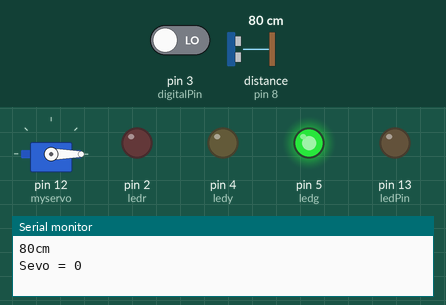
Simulated run of this sketch. Board: Arduino Uno, built with avr-gcc and run on an emulated ATmega328P. Shown: servo, output pins drawn as LEDs (lit = HIGH), the last lines printed to the serial monitor. Wiring (inferred from the names in the program): ultrasonic range finder: trigger pin 9; echo pin 8. The inputs (shaded band) are chosen by the test bench; at power-on: distance to the obstacle (sensor on pin 8) 80 cm, pin 3 (digitalPin) LOW. The echo pulse lasts 58.3 µs per cm; pins used as bus, display or sensor lines are not drawn.

Above: at 6.2 s.
6.3 s: distance to the obstacle (sensor on pin 8) set to 14 cm
8.5 s: distance to the obstacle (sensor on pin 8) set to 11 cm
At 10.2 s:
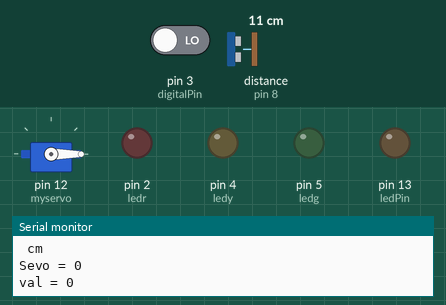
12.7 s: pin 3 (digitalPin) driven HIGH
At 14.6 s:
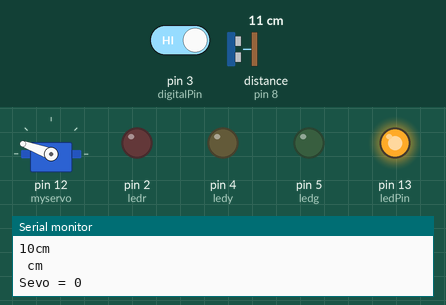
15.4 s: distance to the obstacle (sensor on pin 8) set to 8 cm
19.2 s: distance to the obstacle (sensor on pin 8) set to 5 cm
At 23.4 s:
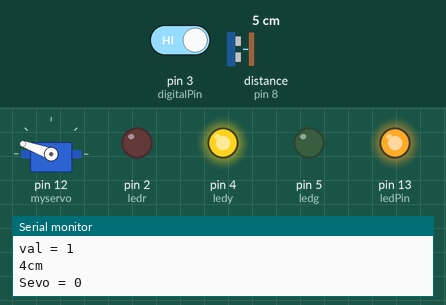
23.7 s: pin 3 (digitalPin) driven LOW
At 27.9 s:
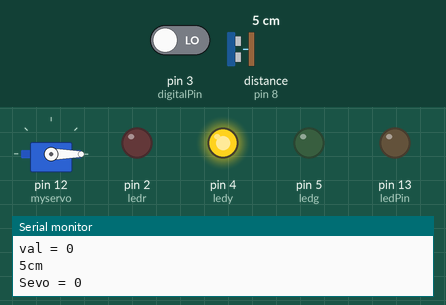
Timing chart, 0 to 29.0 s (numbered marks = the images above; inputs shaded):
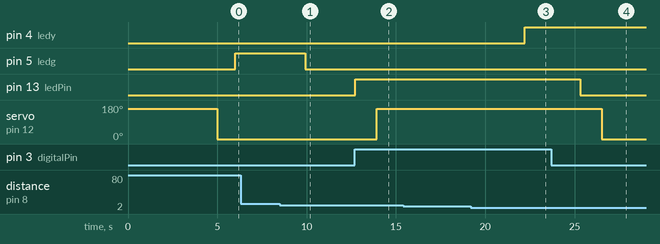

Measured:
- the behaviour switches between 13 and 12 cm on distance to the obstacle (sensor on pin 8) (found by bisection; images 0 and 1)
- the behaviour switches between 7 and 6 cm on distance to the obstacle (sensor on pin 8) (found by bisection; images 2 and 3)
- after the input at 8.5 s, pin 5 (ledg): HIGH → LOW after 1.4 s
- after the input at 12.7 s, pin 13 (ledPin): LOW → HIGH at once; servo on pin 12 (myservo): 0° → 160° after 1.2 s
- after the input at 19.2 s, pin 4 (ledy): LOW → HIGH after 3.0 s
- after the input at 23.7 s, pin 13 (ledPin): HIGH → LOW after 1.6 s; servo on pin 12 (myservo): 160° → 0° after 2.8 s

The sketch:

finalproject.ino
```cpp
#include <Servo.h> // ไลบรารี่ Servo ควรติดตั้ง

Servo myservo;
int State = 0;
int ledPin = 13;
int digitalPin = 3;
int val = 0;

const int pingPin = 9;
int inPin = 8;
int ledr = 2; // red
int ledy = 4;
int ledg = 5;
long duration, cm;

void setup()
{
  pinMode(ledr, OUTPUT);
  digitalWrite(ledr, LOW);

  pinMode(ledy, OUTPUT);
  digitalWrite(ledy, LOW);

  pinMode(ledg, OUTPUT);
  digitalWrite(ledg, LOW);

  pinMode(pingPin, OUTPUT);

  Serial.begin(9600);
  pinMode(ledPin, OUTPUT);    // sets the pin as output
  pinMode(digitalPin, INPUT); // sets the pin as input
  pinMode(12, INPUT);
  myservo.attach(12);
  myservo.write(160); // Setup Servo เปิดฝาเอาขยะออก
  delay(5000);        // หน่วงเวลา 10 วินาที
  myservo.write(0);   // Setup กลับตำแหน่ง 0 องศา
}
void loop()
{

  pinMode(pingPin, OUTPUT);

  digitalWrite(pingPin, LOW);
  delayMicroseconds(2);
  digitalWrite(pingPin, HIGH);
  delayMicroseconds(5);
  digitalWrite(pingPin, LOW);
  pinMode(inPin, INPUT);
  duration = pulseIn(inPin, HIGH);

  cm = microsecondsToCentimeters(duration);

  Serial.print(cm);

  Serial.print("cm");

  delay(1000);

  Serial.println();
  digitalWrite(ledr, LOW);
  digitalWrite(ledy, LOW);
  digitalWrite(ledg, LOW);
  if (cm >= 12)
  {
    digitalWrite(ledg, HIGH);
  }
  else if (cm < 2)
  {
    digitalWrite(ledr, HIGH);
  }
  else if (cm < 6)
  {
    digitalWrite(ledy, HIGH);
  }
  else
  {

    Serial.println(" cm");
  }
  delay(100);

  int Sr = digitalRead(12); // รับค่า Sensor จากขา 2
  Serial.print("Sevo = ");
  Serial.println(State);
  if (State == 0)
  {
    if (val == 0)
    {                   // เมื่อ Sr เซ็นเซอร์มีค่า = 1
      myservo.write(0); // Servo อยู่ที่ตำแหน่ง 0
      delay(100);
    }
    else if (val == 1)
    {                     // เมื่อ Sr เซ็นเซอร์มีค่า = 0
      myservo.write(160); // Servo หมุนไปที่ 160 องศา
      State = 1;          // State มีค่าเท่ากับ 1
    }
  }
  if (State == 1)
  {              // เมื่อ State = 1
    delay(3000); // หน่วงเวลา 3 นาที
    State = 0;   // State มีค่า = 0
  }
  val = digitalRead(digitalPin); // อ่านค่าสัญญาณ digital ขา8 ที่ต่อกับเซ็นเซอร์
  Serial.print("val = ");        // พิมพ์ข้อมความส่งเข้าคอมพิวเตอร์ "val = "
  Serial.println(val);           // พิมพ์ค่าของตัวแปร val
  if (val == 1)
  {                             // ค่า เป็น 0 ตรวจจับเจอวัตถุ สั่งให้ไฟ LED ติด
    digitalWrite(ledPin, HIGH); // สั่งให้ LED ติดสว่าง
  }
  else
  {
    digitalWrite(ledPin, LOW); // สั่งให้ LED ดับ
  }
  delay(100);
} // กลับไปวนลูป

long microsecondsToCentimeters(long microseconds)
{
  // The speed of sound is 340 m/s or 29 microseconds per centimeter.
  // The ping travels out and back, so to find the distance of the
  // object we take half of the distance travelled.
  return microseconds / 29 / 2;
}
```
